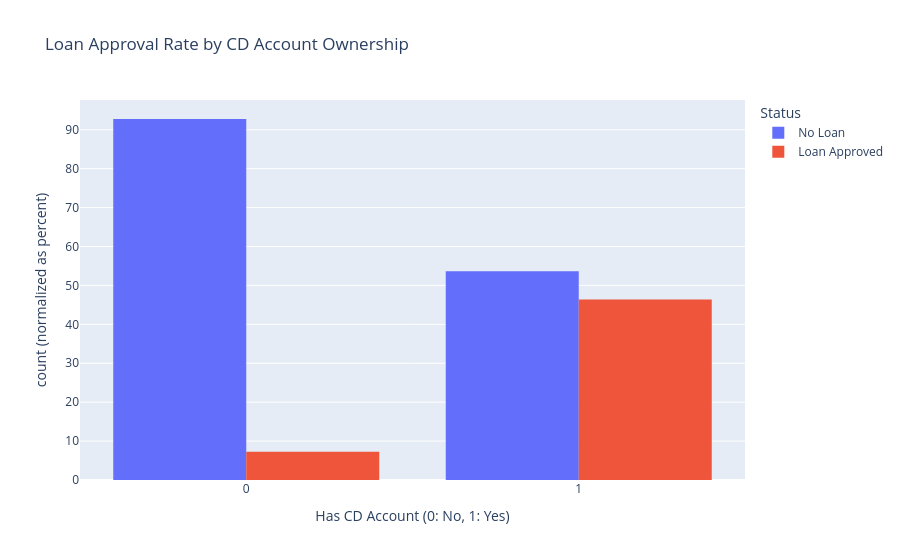

Source (notebook cell):
### Code cell
fig_cd = px.histogram(
    df, 
    x='CD.Account', 
    color='Personal.Loan', 
    barmode='group',
    barnorm='percent',
    title='Loan Approval Rate by CD Account Ownership',
    labels={'CD.Account': 'Has CD Account (0: No, 1: Yes)', 'percent': 'Percentage (%)', 'Personal.Loan': 'Status'}
)

fig_cd.show()

### Figure 1 — Plotly figure (JSON) as saved in the notebook; plotly's stock layout.template omitted (floating-point values rounded to 4 significant figures; data arrays with more than 128 entries replaced by an {"elided": "..."} marker saying what was removed)
{"data": [{"alignmentgroup": "True", "bingroup": "x", "hovertemplate": "Status=No Loan<br>Has CD Account (0: No, 1: Yes)=%{x}<br>count (normalized as percent)=%{y}<extra></extra>", "legendgroup": "No Loan", "marker": {"color": "#636efa", "pattern": {"shape": ""}}, "name": "No Loan", "offsetgroup": "No Loan", "orientation": "v", "showlegend": true, "type": "histogram", "x": {"elided": "4520 int values"}, "xaxis": "x", "yaxis": "y"}, {"alignmentgroup": "True", "bingroup": "x", "hovertemplate": "Status=Loan Approved<br>Has CD Account (0: No, 1: Yes)=%{x}<br>count (normalized as percent)=%{y}<extra></extra>", "legendgroup": "Loan Approved", "marker": {"color": "#EF553B", "pattern": {"shape": ""}}, "name": "Loan Approved", "offsetgroup": "Loan Approved", "orientation": "v", "showlegend": true, "type": "histogram", "x": {"elided": "480 int values"}, "xaxis": "x", "yaxis": "y"}], "layout": {"barmode": "group", "barnorm": "percent", "legend": {"title": {"text": "Status"}, "tracegroupgap": 0}, "title": {"text": "Loan Approval Rate by CD Account Ownership"}, "xaxis": {"anchor": "y", "domain": [0, 1], "title": {"text": "Has CD Account (0: No, 1: Yes)"}}, "yaxis": {"anchor": "x", "domain": [0, 1], "title": {"text": "count (normalized as percent)"}}}}
